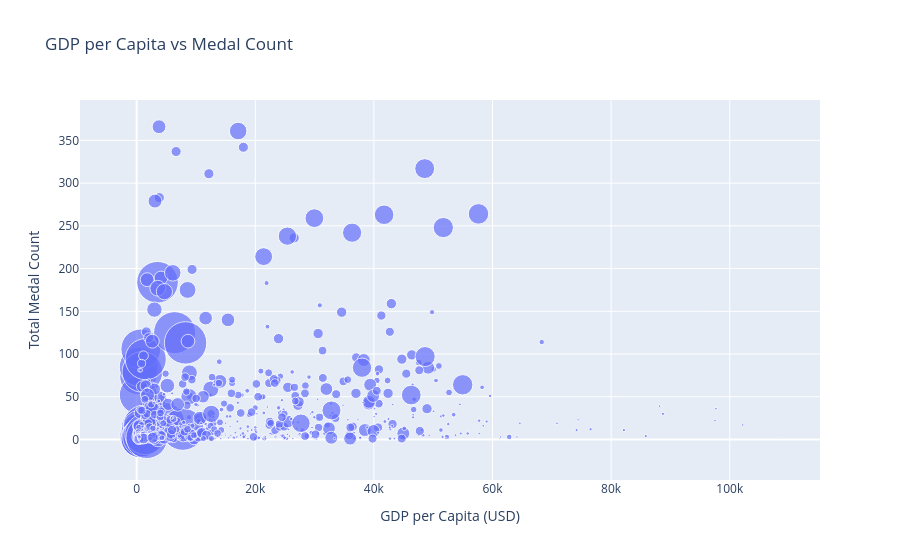

Source (notebook cell):
### Markdown cell above
## 6.1 GDP vs medals

### Code cell
medals_df = olympics[
    olympics["medal"].notna() &
    olympics["gdp_per_capita"].notna() &
    olympics["population"].notna()
].copy()

country_medals = (
    medals_df.groupby(["country", "gdp_per_capita", "population"])
    .size()
    .reset_index(name="medal_count")
)

fig = px.scatter(
    country_medals,
    x="gdp_per_capita",
    y="medal_count",
    size="population",              
    hover_name="country",
    title="GDP per Capita vs Medal Count",
    labels={
        "gdp_per_capita": "GDP per Capita (USD)",
        "medal_count": "Total Medal Count",
        "population": "Population"
    },
    size_max=30 # max bubble size            
)

fig.show()

### Figure 1 — Plotly figure (JSON) as saved in the notebook; plotly's stock layout.template omitted (floating-point values rounded to 4 significant figures; data arrays with more than 128 entries replaced by an {"elided": "..."} marker saying what was removed)
{"data": [{"hovertemplate": "<b>%{hovertext}</b><br><br>GDP per Capita (USD)=%{x}<br>Total Medal Count=%{y}<br>Population=%{marker.size}<extra></extra>", "hovertext": {"elided": "981 str values"}, "legendgroup": "", "marker": {"color": "#636efa", "size": {"elided": "981 float values"}, "sizemode": "area", "sizeref": 1531850, "symbol": "circle"}, "mode": "markers", "name": "", "orientation": "v", "showlegend": false, "type": "scatter", "x": {"elided": "981 float values"}, "xaxis": "x", "y": {"elided": "981 int values"}, "yaxis": "y"}], "layout": {"legend": {"itemsizing": "constant", "tracegroupgap": 0}, "title": {"text": "GDP per Capita vs Medal Count"}, "xaxis": {"anchor": "y", "domain": [0, 1], "title": {"text": "GDP per Capita (USD)"}}, "yaxis": {"anchor": "x", "domain": [0, 1], "title": {"text": "Total Medal Count"}}}}
